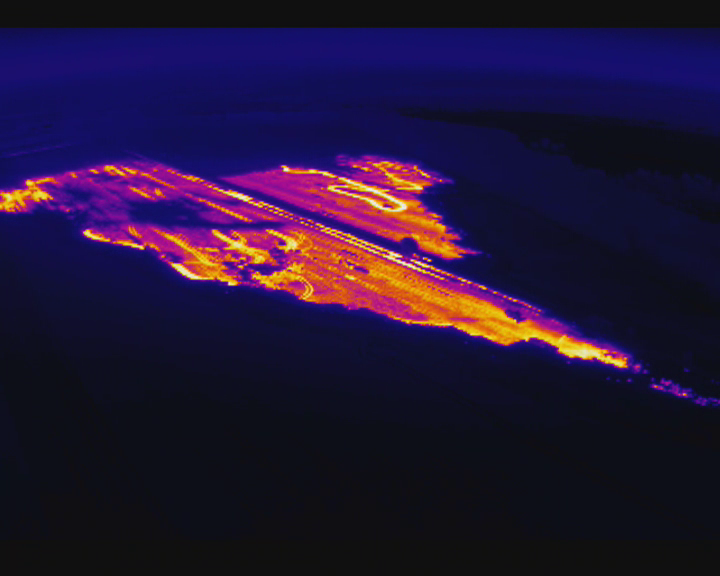
#> input picture frame 12 of DJI_0078.mp4, 720 x 576 px, given in place of DJI_0227.mp4, which was not available
$ python 'canny edge.py'
#> lines starting #> are read from the running program, lines starting #| are printed output that depends on the picture; after the words box and inside, x2 and y2 are one past the last pixel; in counts of white or black regions, pixels touching at a corner belong together; pictures that were not available may be replaced by others from this repository, and a replacement may not be noted
import cv2
import numpy as np

cap = cv2.VideoCapture('DJI_0227.mp4')
#cap = cv2.imread('DJI_0136.jpg')

while(1):

    _, frame = cap.read()
#> frame is the input picture: shape (576, 720, 3); mean B, G, R 54, 21.4, 35.5
    hsv = cv2.cvtColor(frame, cv2.COLOR_BGR2HSV)
#> hsv: shape (576, 720, 3); mean H, S, V 106, 150.7, 65.4

    lower_red = np.array([30,150,50])
    upper_red = np.array([255,255,180])

    mask = cv2.inRange(hsv, lower_red, upper_red)
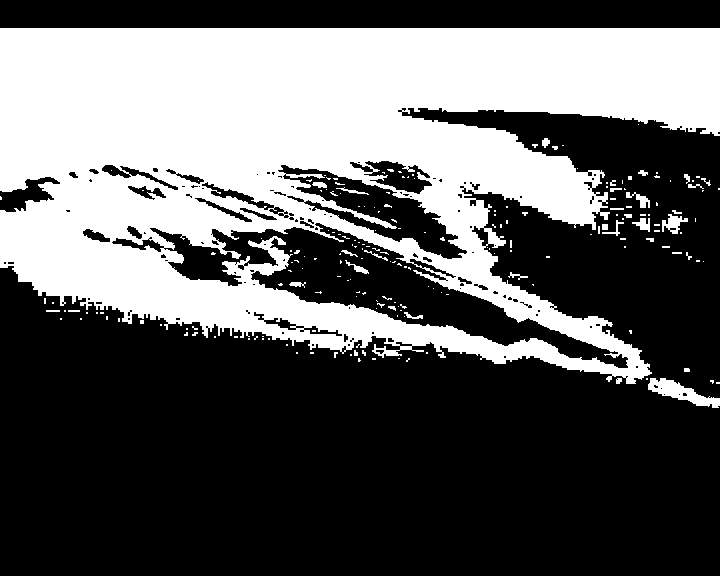
#> mask: shape (576, 720); 37.5% white; 207 white regions (173 under 20 px), largest, box (x1, y1, x2, y2) and area: (0, 28, 720, 384) 151770, (648, 378, 720, 408) 895, (662, 214, 688, 234) 256
    res = cv2.bitwise_and(frame,frame, mask= mask)
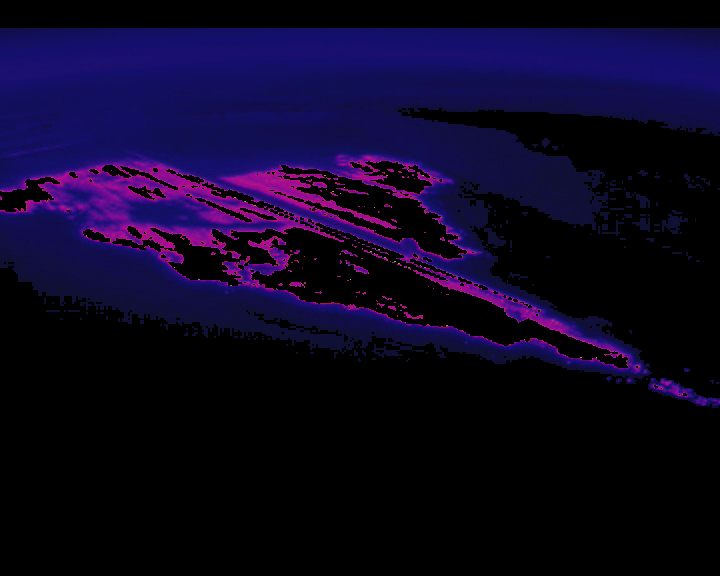
#> res: shape (576, 720, 3); mean B, G, R 35.2, 5.6, 12.6

    cv2.imshow('Original',frame)
    edges = cv2.Canny(frame,50,100)
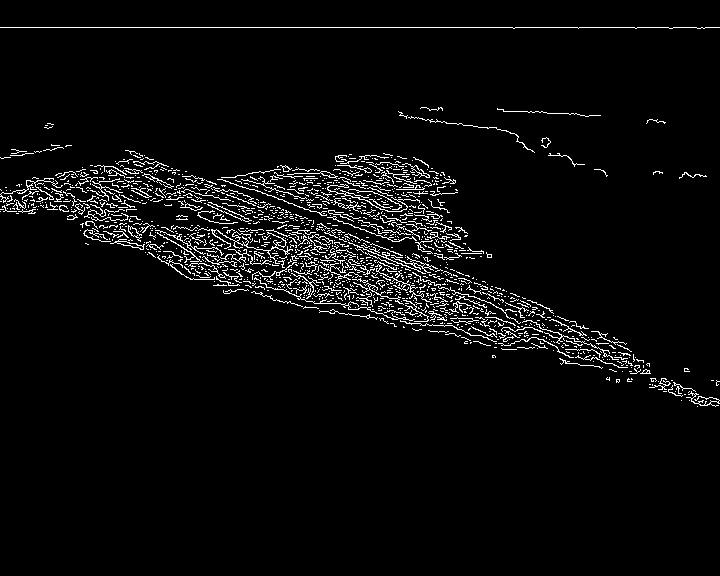
#> edges: shape (576, 720); 4% white in thin lines or dots, all inside (x1, y1, x2, y2) = (0, 27, 720, 407)
    cv2.imshow('Edges',edges)

    k = cv2.waitKey(5) & 0xFF
#> (key Esc is pressed here)
    if k == 27:
        break

cv2.destroyAllWindows()
cap.release()

$ run again, starting later in the video
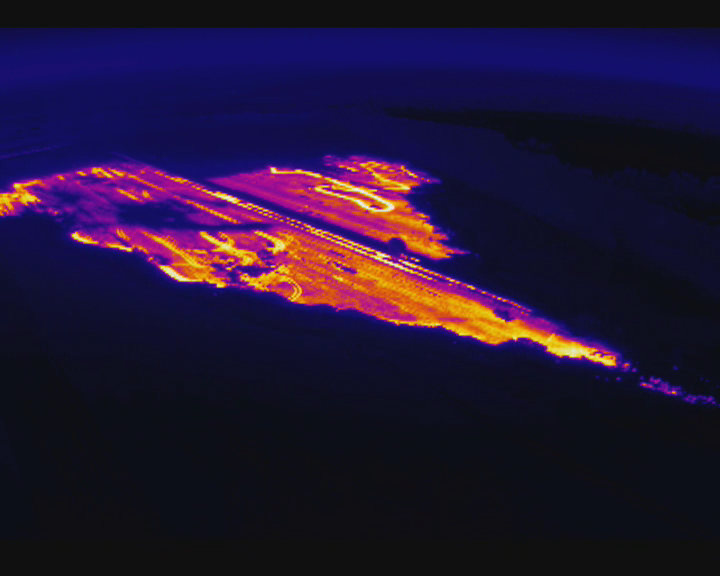
#> input picture frame 54 of DJI_0078.mp4, 720 x 576 px, given in place of DJI_0227.mp4, which was not available
#> frame is the input picture: shape (576, 720, 3); mean B, G, R 52, 21.3, 35.1
#> hsv: shape (576, 720, 3); mean H, S, V 104.6, 147.5, 63.4
#> `mask = cv2.inRange(hsv, lower_red, upper_red)`:
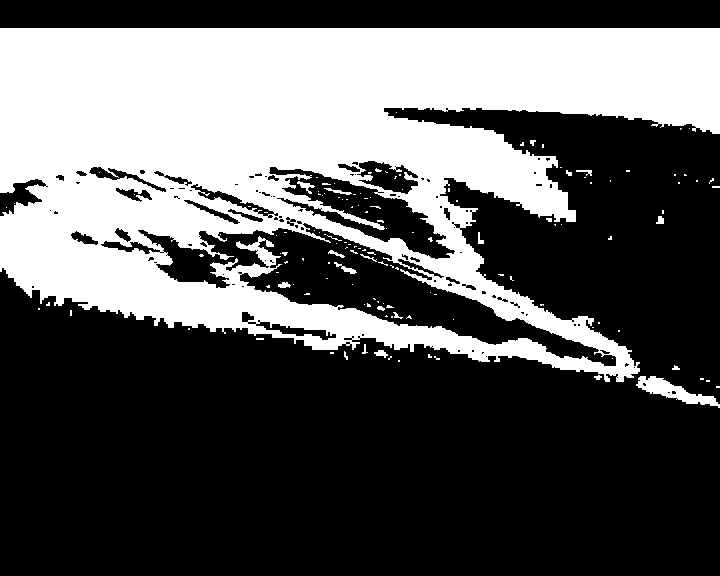
#> mask: shape (576, 720); 35.8% white; 140 white regions (119 under 20 px), largest, box (x1, y1, x2, y2) and area: (0, 28, 720, 382) 145921, (636, 376, 720, 408) 980, (334, 262, 357, 274) 88
#> `edges = cv2.Canny(frame,50,100)`:
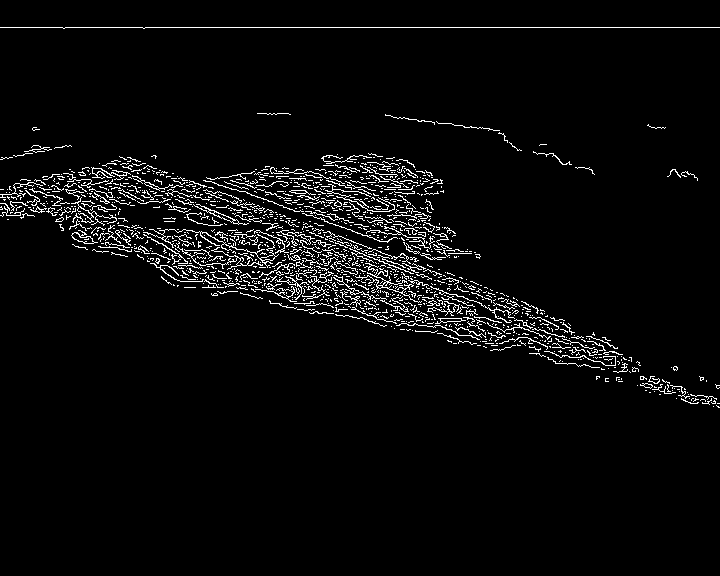
#> edges: shape (576, 720); 4% white in thin lines or dots, all inside (x1, y1, x2, y2) = (0, 27, 720, 408)

$ run again, starting later in the video
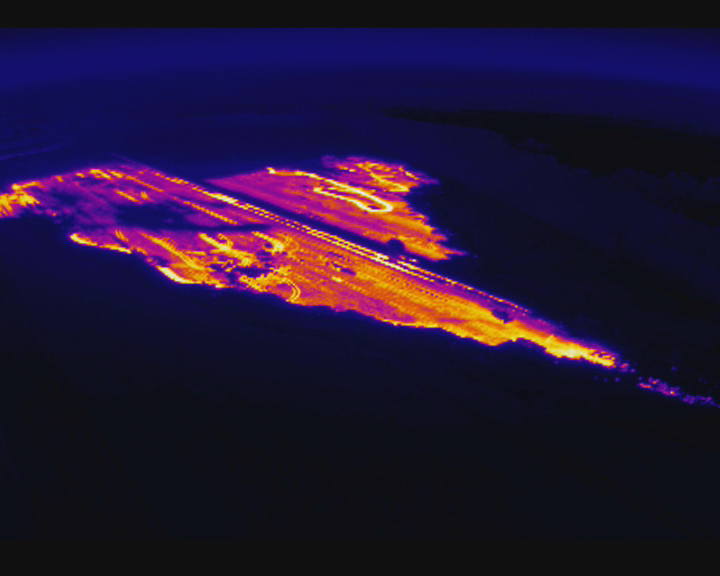
#> input picture frame 96 of DJI_0078.mp4, 720 x 576 px, given in place of DJI_0227.mp4, which was not available
#> frame is the input picture: shape (576, 720, 3); mean B, G, R 50.7, 21.3, 35
#> hsv: shape (576, 720, 3); mean H, S, V 104.3, 145.4, 62.1
#> `mask = cv2.inRange(hsv, lower_red, upper_red)`:
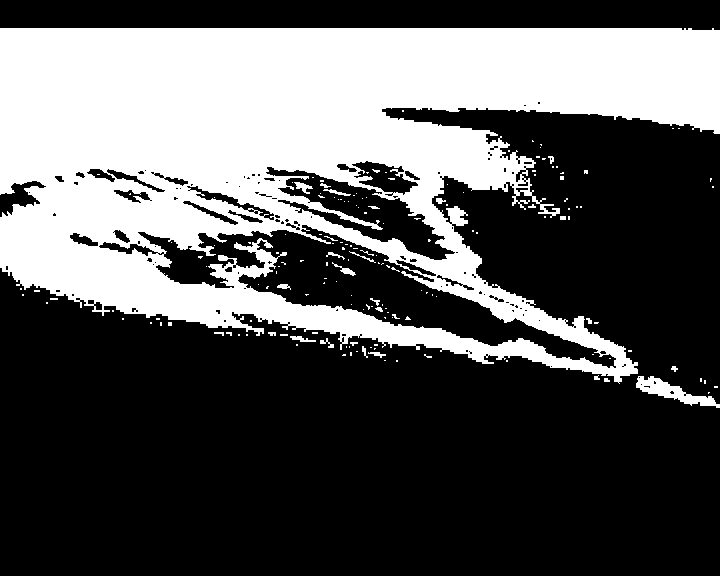
#> mask: shape (576, 720); 34.5% white; 170 white regions (143 under 20 px), largest, box (x1, y1, x2, y2) and area: (0, 28, 720, 384) 140235, (636, 376, 720, 408) 959, (294, 182, 313, 194) 104
#> `edges = cv2.Canny(frame,50,100)`:
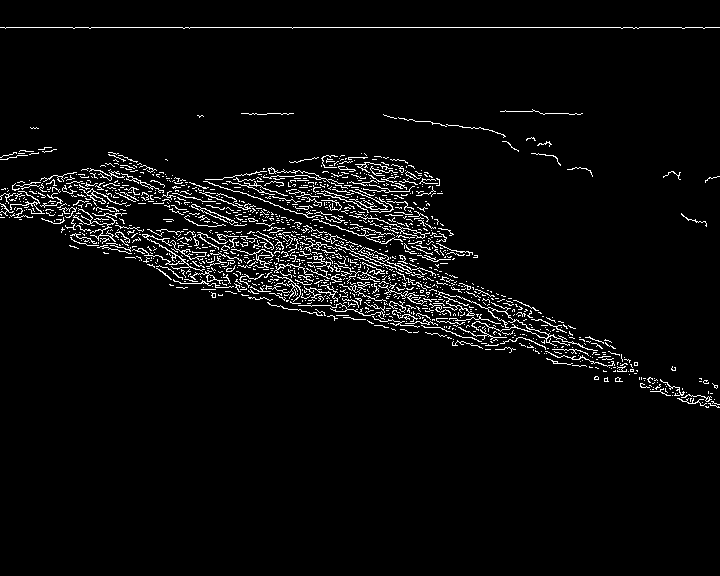
#> edges: shape (576, 720); 4% white in thin lines or dots, all inside (x1, y1, x2, y2) = (0, 27, 720, 408)
